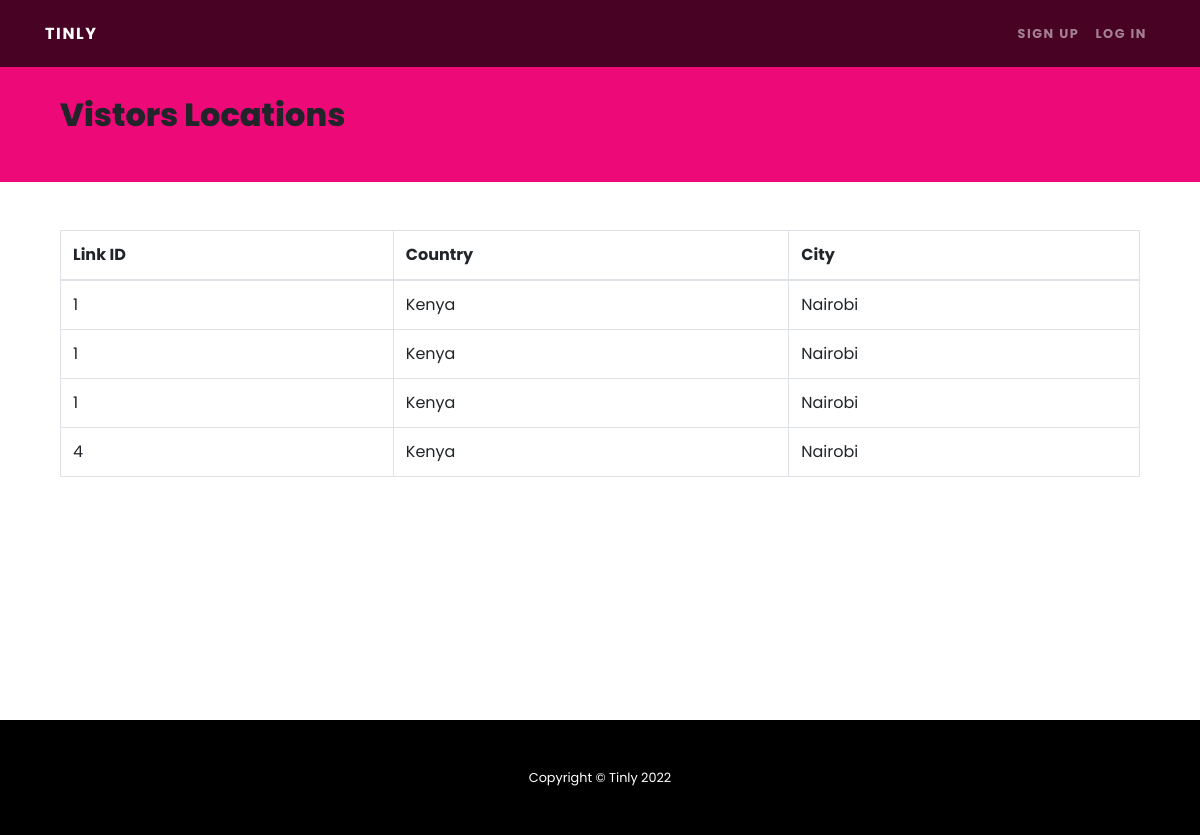
Before: /user-location with the older database file.
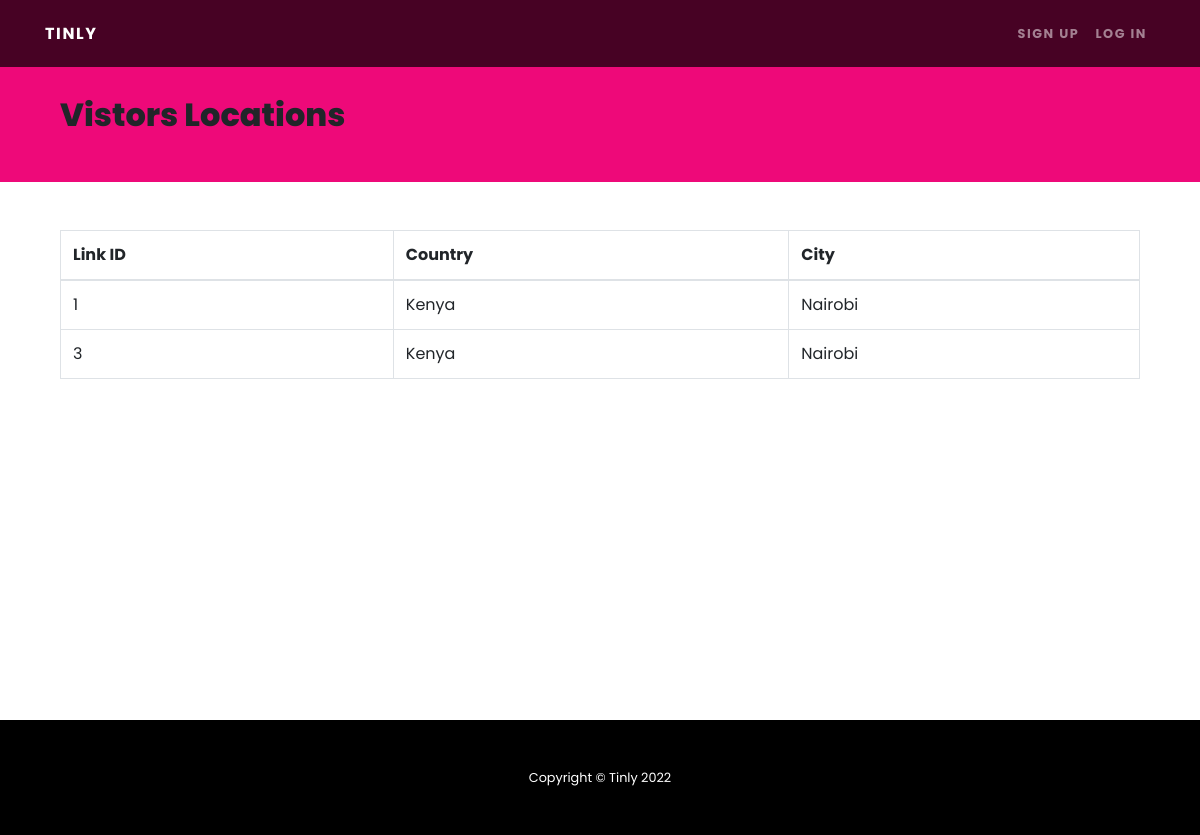
After: the same page with the newer database file.
### models/base_model.py (models this page shows, shortened)
class Location(db.Model):
    id = db.Column("id", db.Integer, primary_key=True)
    url_id = db.Column("url_id", db.Integer, nullable=False)
    country = db.Column("country", db.String())
    city = db.Column("city", db.String(10), nullable=False)
    created_at = db.Column(DateTime, default=datetime.datetime.now)
    updated_at = db.Column(DateTime, default=datetime.datetime.now, onupdate=datetime.datetime.now)

### core/routes/web.py (the view)
@app.route('/user-location')
def user_location():
    return render_template('all-locations.html', vals=Location.query.all(), base_url=base_url)

### core/templates/all-locations.html (shortened to what this page needs)
{% extends "base.html" %}
{% block content %}
    <div class="row bg-primary pt-5">
        <div class="container">
            <div class="col-md-12 mt-5 mb-5">
                <h2 class="">Vistors Locations</h2>
            </div>
        </div>
    </div>
    <div class="row">
        <div class="container">
            <div class="col-md-12 mt-5">
                <table class="table table-stripped table-bordered">
                    <thead class="">
                        <th>Link ID</th>
                        <th>Country</th>
                        <th>City</th>
                    </thead>
                    <tbody>
                        {% for row in vals %}
                        <tr>
                            <td>{{row.url_id}}</td>
                            <td>{{row.country}}</td>
                            <td>{{row.city}}</td>
                        </tr>
                        {% endfor %}
                    </tbody>
                </table>
            </div>
        </div>
    </div>
{% endblock %}

### core/templates/base.html (shortened to what this page needs)
<!DOCTYPE html>
<html lang="en">
<head>
    <link rel="stylesheet" href="https://stackpath.bootstrapcdn.com/bootstrap/4.5.2/css/bootstrap.min.css">
    <link href='https://cdnjs.cloudflare.com/ajax/libs/font-awesome/4.0.3/css/font-awesome.css' rel='stylesheet'>
	<link href="{{ url_for('static',filename='css/style.css') }}" rel="stylesheet">
</head>
<body oncontextmenu='return true' class='snippet-body'>
    <div class="main">
        <nav class="navbar navbar-expand-lg navbar-dark navbar-custom fixed-top">
            <div class="container">
                <a class="navbar-brand" href=".">Tinly</a>
                <div class="collapse navbar-collapse" id="navbarResponsive">
                    <ul class="navbar-nav ml-auto">
                        {% if current_user.is_authenticated %}
                            <li class="nav-item">
                                <a class="nav-link" href="all-urls">All Urls</a>
                            </li>
                            <li class="nav-item">
                                <a class="nav-link" href="user-location">Location</a>
                            </li>
                            <li class="nav-item">
                                <a class="nav-link" href="{{ url_for('dashboard') }}">Welcome {{ current_user.username }}!</a>
                            </li>
                            <li class="nav-item">
                                <a class="nav-link" href="{{ url_for('logout') }}">Logout</a>
                            </li>
                            {% else %}
                            <li class="nav-item">
                                <a class="nav-link" href="{{ url_for('register') }}">Sign Up</a>
                            </li>
                            <li class="nav-item">
                                <a class="nav-link" href="{{ url_for('login') }}">Log In</a>
                            </li>
                        {% endif %}
                    </ul>
                </div>
            </div>
        </nav>
        {% block content%}
        {% endblock %}
    </div>
  <footer class="py-5 bg-black">
    <div class="container">
        <p class="m-0 text-center text-white small">Copyright &copy; Tinly {{ moment().format('YYYY') }}</p>
    </div>
</footer>
</body>
</html>

### static/css/style.css (style rules this page uses)
body { font-family: "Poppins"; margin: 0px; padding: 0px; position: absolute; width: 100%; height: 100vh; }
.main { display: flex; flex-direction: column; min-height: 90%; }
h1, h2, h3, h4, h5, h6 { font-family: "Poppins"; font-weight: 800 !important }
.bg-black { background-color: #000 !important }
.navbar-custom { padding-top: 1rem; padding-bottom: 1rem; background-color: rgba(0, 0, 0, .7) }
.navbar-custom .navbar-brand { text-transform: uppercase; font-size: 1rem; letter-spacing: .1rem; font-weight: 700 }
.navbar-custom .navbar-nav .nav-item .nav-link { text-transform: uppercase; font-size: .8rem; font-weight: 700; letter-spacing: .1rem }
.bg-primary { background-color: #ee0979 !important }
footer { left: 0; bottom: 0; width: 100%; background-color: red; color: white; text-align: center; flex: 0 0 auto; }

Changed rows visible on the page:
removed Location: url_id "1", country "Kenya", city "Nairobi"
removed Location: url_id "1", country "Kenya", city "Nairobi"
removed Location: url_id "4", country "Kenya", city "Nairobi"
added Location: url_id "3", country "Kenya", city "Nairobi"
